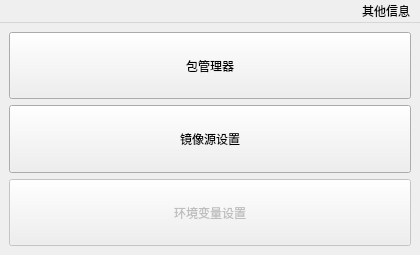
<?xml version="1.0" encoding="UTF-8"?>
<ui version="4.0">
 <class>MainInterface</class>
 <widget class="QMainWindow" name="MainInterface">
  <property name="geometry">
   <rect>
    <x>0</x>
    <y>0</y>
    <width>420</width>
    <height>255</height>
   </rect>
  </property>
  <property name="minimumSize">
   <size>
    <width>420</width>
    <height>255</height>
   </size>
  </property>
  <property name="maximumSize">
   <size>
    <width>420</width>
    <height>255</height>
   </size>
  </property>
  <property name="font">
   <font>
    <family>Microsoft YaHei UI</family>
   </font>
  </property>
  <property name="windowTitle">
   <string>AwesomePyKit</string>
  </property>
  <widget class="QWidget" name="centralwidget">
   <layout class="QVBoxLayout" name="verticalLayout_2">
    <item>
     <layout class="QVBoxLayout" name="verticalLayout">
      <item>
       <widget class="QPushButton" name="btn_manPacks">
        <property name="sizePolicy">
         <sizepolicy hsizetype="Minimum" vsizetype="Minimum">
          <horstretch>0</horstretch>
          <verstretch>0</verstretch>
         </sizepolicy>
        </property>
        <property name="toolTip">
         <string>管理不同 Python 环境中的第三方模块、包、库。</string>
        </property>
        <property name="text">
         <string>包管理器</string>
        </property>
       </widget>
      </item>
      <item>
       <widget class="QPushButton" name="btn_setIndex">
        <property name="sizePolicy">
         <sizepolicy hsizetype="Minimum" vsizetype="Minimum">
          <horstretch>0</horstretch>
          <verstretch>0</verstretch>
         </sizepolicy>
        </property>
        <property name="toolTip">
         <string>设置 pip 全局镜像源地址。</string>
        </property>
        <property name="text">
         <string>镜像源设置</string>
        </property>
       </widget>
      </item>
      <item>
       <widget class="QPushButton" name="btn_setPATH">
        <property name="enabled">
         <bool>false</bool>
        </property>
        <property name="sizePolicy">
         <sizepolicy hsizetype="Minimum" vsizetype="Minimum">
          <horstretch>0</horstretch>
          <verstretch>0</verstretch>
         </sizepolicy>
        </property>
        <property name="toolTip">
         <string>（功能尚未完成）将 Python 安装目录路径添加进环境变量 PATH。</string>
        </property>
        <property name="text">
         <string>环境变量设置</string>
        </property>
       </widget>
      </item>
     </layout>
    </item>
   </layout>
  </widget>
  <widget class="QMenuBar" name="menubar">
   <property name="geometry">
    <rect>
     <x>0</x>
     <y>0</y>
     <width>420</width>
     <height>26</height>
    </rect>
   </property>
   <property name="layoutDirection">
    <enum>Qt::RightToLeft</enum>
   </property>
   <widget class="QMenu" name="menu_help">
    <property name="title">
     <string>其他信息</string>
    </property>
    <addaction name="description"/>
    <addaction name="about"/>
   </widget>
   <addaction name="menu_help"/>
  </widget>
  <action name="description">
   <property name="text">
    <string>功能说明</string>
   </property>
   <property name="font">
    <font>
     <family>Microsoft YaHei UI</family>
    </font>
   </property>
  </action>
  <action name="about">
   <property name="text">
    <string>关于软件</string>
   </property>
   <property name="font">
    <font>
     <family>Microsoft YaHei UI</family>
    </font>
   </property>
  </action>
  <action name="contribution">
   <property name="text">
    <string>参与贡献</string>
   </property>
  </action>
 </widget>
 <resources/>
 <connections/>
</ui>
